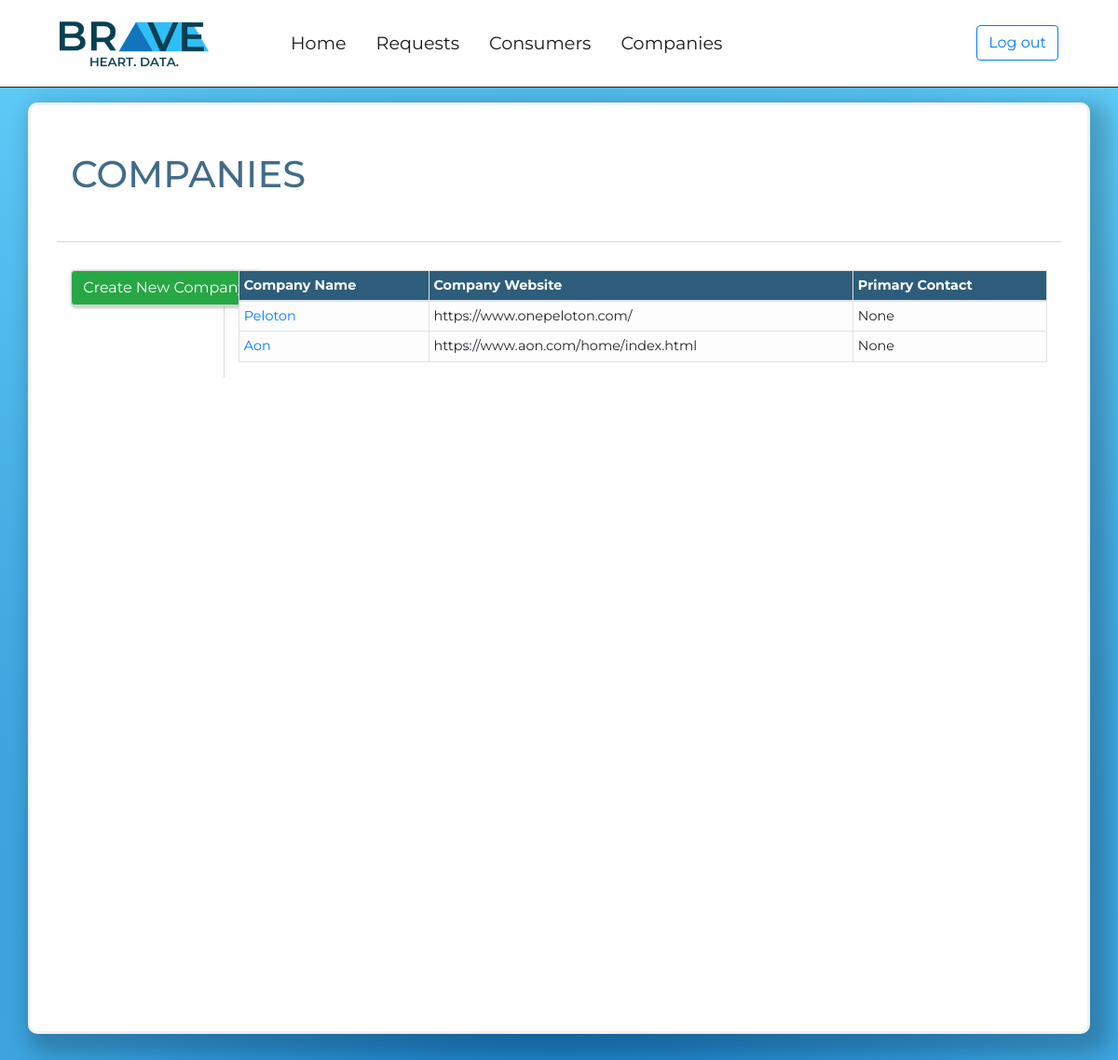
The page /console/companies/ (signed in) on the database as committed earlier.
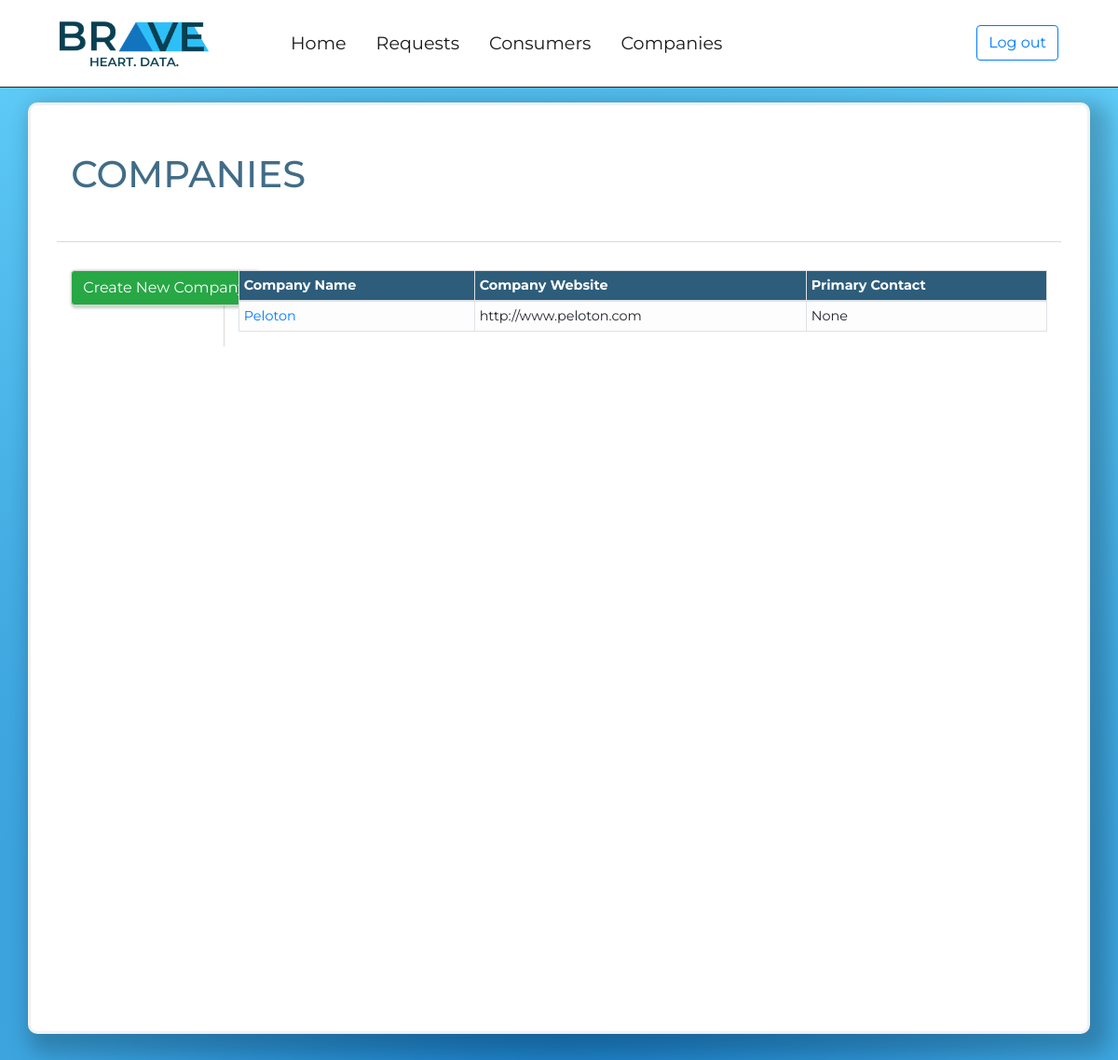
The same page on the database as committed later.
### request_form_app/models.py (models this page shows, shortened)
class Company(models.Model):
	company_name = models.CharField(max_length=256,blank=False)
	website = models.URLField(max_length=200)
	primary_contact = models.ForeignKey('Contact',on_delete=models.CASCADE,null=True,blank=True)
	address 	= models.TextField(max_length=255,blank=True,null=True)
	address_line_two = models.TextField(max_length=255,blank=True,null=True)
	city 		= models.TextField(max_length=255,blank=True,null=True)
	state 		= USStateField(null=True,blank=True)
	zip_code 	= USZipCodeField(null=True,blank=True)
	country 	= models.CharField(max_length=256,blank=True)
	logo 		= models.ImageField(upload_to='request_form_app/company_logo',height_field='logo_height',width_field='logo_width',null=True,blank=True)
	logo_height = models.IntegerField(blank=True,null=True)
	logo_width  = models.IntegerField(blank=True,null=True)
	company_code = models.TextField(max_length=6,blank=True,null=True)

### user_console/views.py (the view)
# urls.py: path('companies/',views.CompanyListView.as_view(),name='company_list'),
class CompanyListView(LoginRequiredMixin,TemplateView):
	context_object_name = 'company_list'
	template_name = 'user_console/company_list.html'
	model = Company
	login_url = '/console/login/'
	def get_context_data(self,**kwargs):
		context=super(CompanyListView,self).get_context_data(**kwargs)
		context['all_companies_list'] = Company.objects.all()
		return context

### accounts/models.py (called while the page is built)
	@property
	def is_active(self):
		return self.staff

### user_console/templates/user_console/company_list.html
{% extends 'user_console/console_base.html' %}
{% load staticfiles %}
{% block css_block %}
	<link rel="stylesheet" type="text/css" href="{% static 'user_console/request_list.css' %}">
{% endblock %}
{% block main_block %}
	<div class="container-fullwidth" id="request-container">
		<div class="container-fullwidth" id="request-header-container">
			<div class="row" id="header-row">
				<div class="col-2 text-center">
					<h1 class="display-5" id="request-header">COMPANIES</h1>
				</div>
			</div>
			<div class="row" id="request-row">
				<div class="col-2 text-center" id="filter-column">
					<div class="row" id="new-request-button-row">
						<div class="col text-center">
							<a href="{% url 'user_console:company_create' %}"><button type="button" class="btn btn-success mb-4">Create New Company</button></a>
						</div>
					</div>
				</div>
				<div class="col-10">
					<div class="tab-content" id="nav-tabContent">
						<div class="tab-pane show active" id="filter-1" role='tabpanel' arialabelledby='filter-1-list'>
						<table class="table table-light table-bordered table-hover table-sm" id="request-table">
							<thead class="thead" style="background-color:#2d5d7b;color: white;">
								<th class="table-head" scope="col">Company Name</th>
								<th class="table-head" scope="col">Company Website</th>
								<th class="table-head" scope="col">Primary Contact</th>
							</thead>
							<tbody>
								{% for company in all_companies_list %}
									<tr>
										<td><a href="{% url 'user_console:company_detail' pk=company.pk  %}">{{ company.company_name }}</a></td>
										<td>{{ company.website }}</td>
										<td>{{ company.primary_contact }}</td>
									</tr>
								{% endfor %}
							</tbody>
						</div>
				</div>
			</div>
		</div>
	</div>
{% endblock %}

### user_console/templates/user_console/console_base.html (shortened to what this page needs)
{% load staticfiles %}
<!DOCTYPE html>
<html>
<head>
	<link rel="stylesheet" href="https://stackpath.bootstrapcdn.com/bootstrap/4.1.3/css/bootstrap.min.css">
	<link rel="stylesheet" type="text/css" href="{% static 'user_console/user_console.css' %}">
	{% block css_block %}
	{% endblock %}
</head>
<body>
	<nav class="navbar navbar-expand-md navbar-expand-lg navbar-expand-xl fixed-top navbar-light" style="font-weight: 300;background-color: #ffffff; border-bottom: 1px solid;">
		    <a class="navbar-brand ml-5" href="{% url 'user_console:home' %}">
				<img src="{% static 'user_console/bh_logo_transparent_2.png' %}" class="d-none d-md-block" width="160" height="auto" alt="">
			</a>
		  	<div class="collapse navbar-collapse" id="navbarTogglerDemo02">
				    <ul class="nav navbar-nav mr-auto ml-5 p-3">
				    <li class="nav-item active mr-3">
				      	<a class="nav-link" href="{% url 'user_console:home' %}"><b>Home</b></a>
				      </li>
				      <li class="nav-item active mr-3">
				      	<a class="nav-link" href="{% url 'user_console:request_list' %}"><b>Requests</b></a>
				      </li>
				      <li class="nav-item active mr-3">
				      	<a class="nav-link" href="{% url 'user_console:consumer_list' %}"><b>Consumers</b></a>
				      </li>
				      <li class="nav-item active mr-3">
				      	<a class="nav-link" href="{% url 'user_console:company_list' %}"><b>Companies</b></a>
				      </li>
				    </ul>
				    <ul class="nav navbar-nav ml-auto mr-5">
				    	<a href="{% url 'user_console:logged_out' %}">
				    		<button type="button" class="btn btn-outline-primary">Log out</button>
				    	</a>
				    </ul>
			    </div>
		</nav>
	{% block main_block %}
	{% endblock %}
</body>
</html>

### user_console/static/user_console/user_console.css (style rules this page uses)
html,body { font-size: 1rem; height: 100vh; overflow: auto; font-family: 'Montserrat', sans-serif; }
.nav-link { font-size: 1.2em; }

### user_console/static/user_console/request_list.css (style rules this page uses)
#request-header { color:#2d5d7b; padding-bottom: 20px; opacity: .9; }
.btn.btn-success { box-shadow: 1.5px 1.5px 3px 1.5px rgba(0,0,0,0.2); border:1px solid #DCDAD9; }
#filter-column { border-right:1px solid #DCDAD9; }
#request-header-container { border-radius:10px; border:3px solid #F2F1F1; padding-top: 50px; width: 95%; margin: auto; box-shadow: 10px 10px 20px 10px rgba(0,0,0,0.2); background-color: white; min-height: 1000px; }
#request-table { font-size: .9em; }
#request-container { background: radial-gradient(circle, rgba(20,117,190,1) 0%, rgba(46,192,249,0.75) 100%); height:100vh; padding-top: 110px; min-height:1400px; }
#request-row { background-color: white; width: 95%; margin: auto; padding-top: 30px; padding-bottom: 40px; }
#header-row { width: 95%; margin: auto; border-bottom:1px solid #DCDAD9; padding-bottom: 20px; }

Rows that differ between the two databases and show on the page:
removed Company: company_name "Aon", website "https://www.aon.com/home/index.html", primary_contact "None"
changed Company "Peloton": website "https://www.onepeloton.com/" → "http://www.peloton.com"
